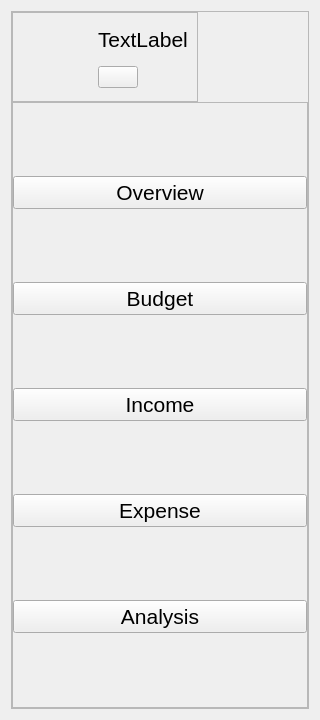
     <widget class="QWidget" name="leftMenu" native="true">
      <property name="minimumSize">
       <size>
        <width>320</width>
        <height>720</height>
       </size>
      </property>
      <property name="maximumSize">
       <size>
        <width>0</width>
        <height>720</height>
       </size>
      </property>
      <layout class="QVBoxLayout" name="verticalLayout_6">
       <item>
        <widget class="QFrame" name="leftMenu_2">
         <property name="frameShape">
          <enum>QFrame::StyledPanel</enum>
         </property>
         <property name="frameShadow">
          <enum>QFrame::Raised</enum>
         </property>
         <layout class="QVBoxLayout" name="verticalLayout_5">
          <property name="spacing">
           <number>0</number>
          </property>
          <property name="leftMargin">
           <number>0</number>
          </property>
          <property name="topMargin">
           <number>0</number>
          </property>
          <property name="rightMargin">
           <number>0</number>
          </property>
          <property name="bottomMargin">
           <number>0</number>
          </property>
          <item alignment="Qt::AlignLeft|Qt::AlignTop">
           <widget class="QFrame" name="Profile">
            <property name="sizePolicy">
             <sizepolicy hsizetype="Preferred" vsizetype="Preferred">
              <horstretch>0</horstretch>
              <verstretch>0</verstretch>
             </sizepolicy>
            </property>
            <property name="frameShape">
             <enum>QFrame::StyledPanel</enum>
            </property>
            <property name="frameShadow">
             <enum>QFrame::Raised</enum>
            </property>
            <layout class="QGridLayout" name="gridLayout">
             <item row="0" column="1">
              <widget class="QLabel" name="name_label">
               <property name="sizePolicy">
                <sizepolicy hsizetype="Fixed" vsizetype="Fixed">
                 <horstretch>0</horstretch>
                 <verstretch>0</verstretch>
                </sizepolicy>
               </property>
               <property name="font">
                <font>
                 <pointsize>16</pointsize>
                </font>
               </property>
               <property name="text">
                <string>TextLabel</string>
               </property>
              </widget>
             </item>
             <item row="1" column="1">
              <widget class="QPushButton" name="setting_btn">
               <property name="sizePolicy">
                <sizepolicy hsizetype="Fixed" vsizetype="Fixed">
                 <horstretch>0</horstretch>
                 <verstretch>0</verstretch>
                </sizepolicy>
               </property>
               <property name="text">
                <string/>
               </property>
               <property name="icon">
                <iconset resource="resource.qrc">
                 <normaloff>:/black/icon/White/settings.svg</normaloff>:/black/icon/White/settings.svg</iconset>
               </property>
               <property name="iconSize">
                <size>
                 <width>23</width>
                 <height>23</height>
                </size>
               </property>
              </widget>
             </item>
             <item row="0" column="0" rowspan="2">
              <widget class="QLabel" name="profileImg_label">
               <property name="sizePolicy">
                <sizepolicy hsizetype="Preferred" vsizetype="Preferred">
                 <horstretch>70</horstretch>
                 <verstretch>0</verstretch>
                </sizepolicy>
               </property>
               <property name="minimumSize">
                <size>
                 <width>70</width>
                 <height>70</height>
                </size>
               </property>
               <property name="maximumSize">
                <size>
                 <width>70</width>
                 <height>70</height>
                </size>
               </property>
               <property name="text">
                <string/>
               </property>
               <property name="pixmap">
                <pixmap resource="resource.qrc">:/black/icon/White/alert-octagon.svg</pixmap>
               </property>
               <property name="scaledContents">
                <bool>true</bool>
               </property>
              </widget>
             </item>
            </layout>
           </widget>
          </item>
          <item>
           <widget class="QFrame" name="frame_5">
            <property name="sizePolicy">
             <sizepolicy hsizetype="Preferred" vsizetype="Expanding">
              <horstretch>0</horstretch>
              <verstretch>0</verstretch>
             </sizepolicy>
            </property>
            <property name="frameShape">
             <enum>QFrame::StyledPanel</enum>
            </property>
            <property name="frameShadow">
             <enum>QFrame::Raised</enum>
            </property>
            <layout class="QVBoxLayout" name="verticalLayout_7">
             <property name="spacing">
              <number>0</number>
             </property>
             <property name="leftMargin">
              <number>0</number>
             </property>
             <property name="topMargin">
              <number>0</number>
             </property>
             <property name="rightMargin">
              <number>0</number>
             </property>
             <property name="bottomMargin">
              <number>0</number>
             </property>
             <item>
              <widget class="QPushButton" name="Overview_btn">
               <property name="font">
                <font>
                 <pointsize>16</pointsize>
                </font>
               </property>
               <property name="text">
                <string>Overview</string>
               </property>
               <property name="icon">
                <iconset resource="resource.qrc">
                 <normaloff>:/black/icon/White/home.svg</normaloff>:/black/icon/White/home.svg</iconset>
               </property>
               <property name="iconSize">
                <size>
                 <width>23</width>
                 <height>23</height>
                </size>
               </property>
              </widget>
             </item>
             <item>
              <widget class="QPushButton" name="Budget_btn">
               <property name="font">
                <font>
                 <pointsize>16</pointsize>
                 <bold>false</bold>
                </font>
               </property>
               <property name="text">
                <string>Budget</string>
               </property>
               <property name="icon">
                <iconset resource="resource.qrc">
                 <normaloff>:/black/icon/White/dollar-sign.svg</normaloff>:/black/icon/White/dollar-sign.svg</iconset>
               </property>
               <property name="iconSize">
                <size>
                 <width>23</width>
                 <height>23</height>
                </size>
               </property>
              </widget>
             </item>
             <item>
              <widget class="QPushButton" name="Income_btn">
               <property name="font">
                <font>
                 <pointsize>16</pointsize>
                 <bold>false</bold>
                </font>
               </property>
               <property name="text">
                <string>Income</string>
               </property>
               <property name="icon">
                <iconset resource="resource.qrc">
                 <normaloff>:/black/icon/White/plus-circle.svg</normaloff>:/black/icon/White/plus-circle.svg</iconset>
               </property>
               <property name="iconSize">
                <size>
                 <width>23</width>
                 <height>23</height>
                </size>
               </property>
              </widget>
             </item>
             <item>
              <widget class="QPushButton" name="Expense_btn">
               <property name="font">
                <font>
                 <pointsize>16</pointsize>
                </font>
               </property>
               <property name="text">
                <string>Expense</string>
               </property>
               <property name="icon">
                <iconset resource="resource.qrc">
                 <normaloff>:/black/icon/White/minus-circle.svg</normaloff>:/black/icon/White/minus-circle.svg</iconset>
               </property>
               <property name="iconSize">
                <size>
                 <width>23</width>
                 <height>23</height>
                </size>
               </property>
              </widget>
             </item>
             <item>
              <widget class="QPushButton" name="Analysis_btn">
               <property name="font">
                <font>
                 <pointsize>16</pointsize>
                 <bold>false</bold>
                </font>
               </property>
               <property name="text">
                <string>Analysis</string>
               </property>
               <property name="icon">
                <iconset resource="resource.qrc">
                 <normaloff>:/black/icon/White/bar-chart.svg</normaloff>:/black/icon/White/bar-chart.svg</iconset>
               </property>
               <property name="iconSize">
                <size>
                 <width>23</width>
                 <height>23</height>
                </size>
               </property>
              </widget>
             </item>
            </layout>
           </widget>
          </item>
         </layout>
        </widget>
       </item>
      </layout>
     </widget>
